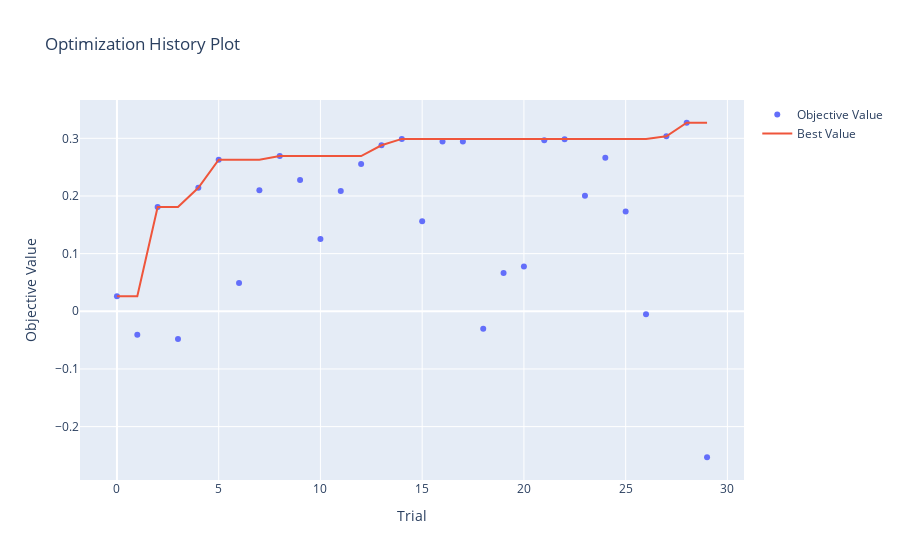
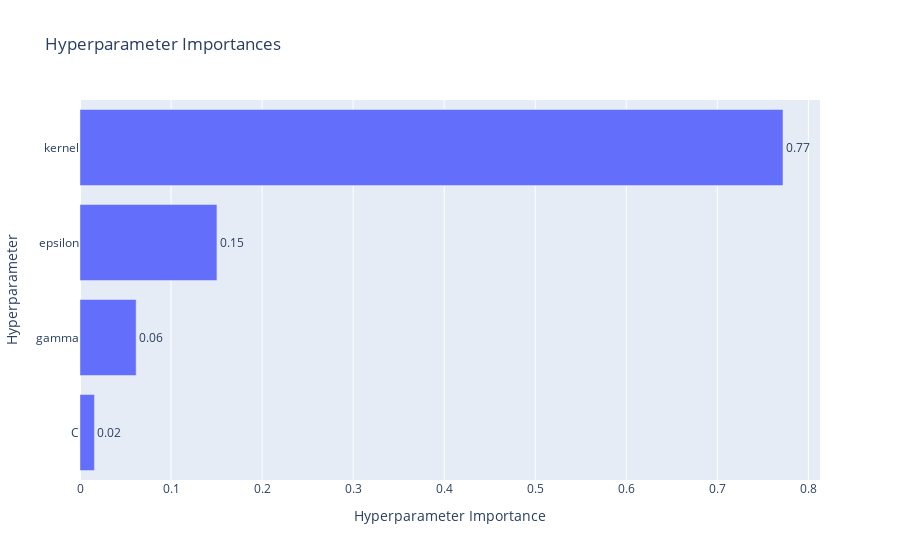

The code cell stored with these charts, in order, in its notebook:
### Code cell
print(f"Лучшие параметры для SVR:")
print(study_svr.best_params)
print(f"Лучший R2: {study_svr.best_value:.4f}")

fig = optuna.visualization.plot_optimization_history(study_svr)
fig.show()

fig = optuna.visualization.plot_param_importances(study_svr)
fig.show()

### Figure 1 — Plotly figure (JSON) as saved in the notebook; plotly's stock layout.template omitted (floating-point values rounded to 4 significant figures)
{"data": [{"mode": "markers", "name": "Objective Value", "type": "scatter", "x": [0, 1, 2, 3, 4, 5, 6, 7, 8, 9, 10, 11, 12, 13, 14, 15, 16, 17, 18, 19, 20, 21, 22, 23, 24, 25, 26, 27, 28, 29], "y": [0.02622, -0.04067, 0.1808, -0.04788, 0.2143, 0.263, 0.04923, 0.2097, 0.2692, 0.2279, 0.1255, 0.2085, 0.2554, 0.2879, 0.299, 0.1561, 0.2945, 0.2945, -0.03011, 0.06649, 0.0775, 0.2965, 0.2985, 0.2002, 0.2662, 0.173, -0.005051, 0.3036, 0.327, -0.2532]}, {"mode": "lines", "name": "Best Value", "type": "scatter", "x": [0, 1, 2, 3, 4, 5, 6, 7, 8, 9, 10, 11, 12, 13, 14, 15, 16, 17, 18, 19, 20, 21, 22, 23, 24, 25, 26, 27, 28, 29], "y": [0.02622, 0.02622, 0.1808, 0.1808, 0.2143, 0.263, 0.263, 0.263, 0.2692, 0.2692, 0.2692, 0.2692, 0.2692, 0.2879, 0.299, 0.299, 0.299, 0.299, 0.299, 0.299, 0.299, 0.299, 0.299, 0.299, 0.299, 0.299, 0.299, 0.3036, 0.327, 0.327]}, {"marker": {"color": "#cccccc"}, "mode": "markers", "name": "Infeasible Trial", "showlegend": false, "type": "scatter", "x": [], "y": []}], "layout": {"title": {"text": "Optimization History Plot"}, "xaxis": {"title": {"text": "Trial"}}, "yaxis": {"title": {"text": "Objective Value"}}}}

### Figure 2 — Plotly figure (JSON) as saved in the notebook; plotly's stock layout.template omitted (floating-point values rounded to 4 significant figures)
{"data": [{"cliponaxis": false, "hovertemplate": ["C (FloatDistribution): 0.015846831616777454<extra></extra>", "gamma (FloatDistribution): 0.06164889123339471<extra></extra>", "epsilon (FloatDistribution): 0.1504020860716709<extra></extra>", "kernel (CategoricalDistribution): 0.7721021910781569<extra></extra>"], "name": "Objective Value", "orientation": "h", "text": ["0.02", "0.06", "0.15", "0.77"], "textposition": "outside", "type": "bar", "x": [0.01585, 0.06165, 0.1504, 0.7721], "y": ["C", "gamma", "epsilon", "kernel"]}], "layout": {"title": {"text": "Hyperparameter Importances"}, "xaxis": {"title": {"text": "Hyperparameter Importance"}}, "yaxis": {"title": {"text": "Hyperparameter"}}}}
